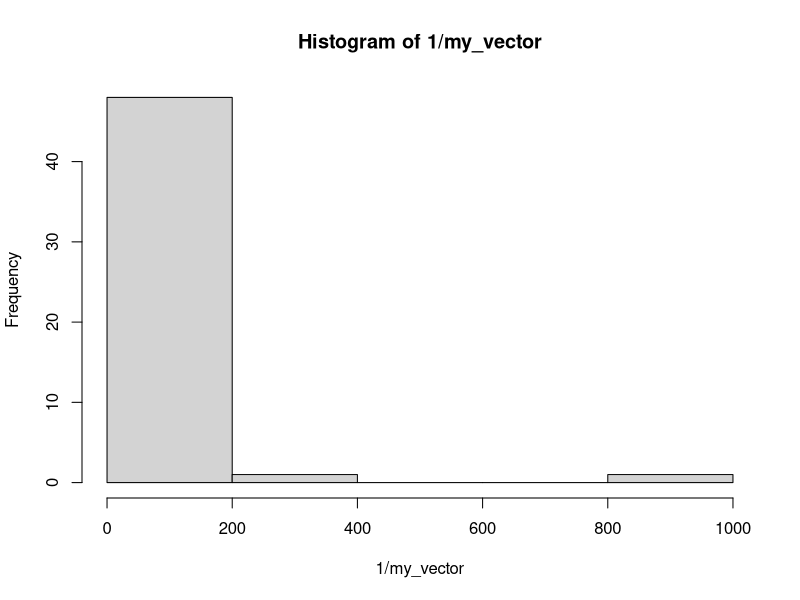

The R script that drew this image:


my_vector <- c(0.027, 0.079, 0.307, 0.098, 0.021, 0.091, 0.322, 0.211, 0.069, 
               0.261, 0.241, 0.166, 0.283, 0.041, 0.369, 0.167, 0.001, 0.053, 
               0.262, 0.033, 0.457, 0.166, 0.344, 0.139, 0.162, 0.152, 0.107, 
               0.255, 0.037, 0.005, 0.042, 0.220, 0.283, 0.050, 0.194, 0.018, 
               0.291, 0.037, 0.085, 0.004, 0.265, 0.218, 0.071, 0.213, 0.232, 
               0.024, 0.049, 0.431, 0.061, 0.523)

shapiro.test(1/my_vector)
hist(1/my_vector)


# Напишите функцию, которая на вход получает dataframe с двумя количественными 
# переменными, а возвращает стандартизованные коэффициенты для регрессионной 
# модели, в которой первая переменная датафрейма выступает в качестве зависимой, 
# а вторая в качестве независимой.

beta.coef <- function(x){
  x <- scale(x)
  return(lm(x[,1] ~ x[,2])$coefficients)
}

beta.coef(mtcars[,c(1,3)]) # expected: -7.036582e-17 -8.475514e-01


# Напишите функцию normality.test, которая получает на вход dataframe с 
# количественными переменными, проверяет распределения каждой переменной на 
# нормальность с помощью функции shapiro.test. Функция должна возвращать 
# вектор с значениями p - value, полученного в результате проверки на 
# нормальность каждой переменной. Названия элементов вектора должны совпадать 
# с названиями переменных. 

normality.test <- function(df) {
  p_values <- c()
  for (col in 1:ncol(df)) {
    p_values <- append(p_values, shapiro.test(df[,col])$p.value)
  }
  names(p_values) <- names(df)
  return(p_values)
}

normality.test(mtcars[,1:6])